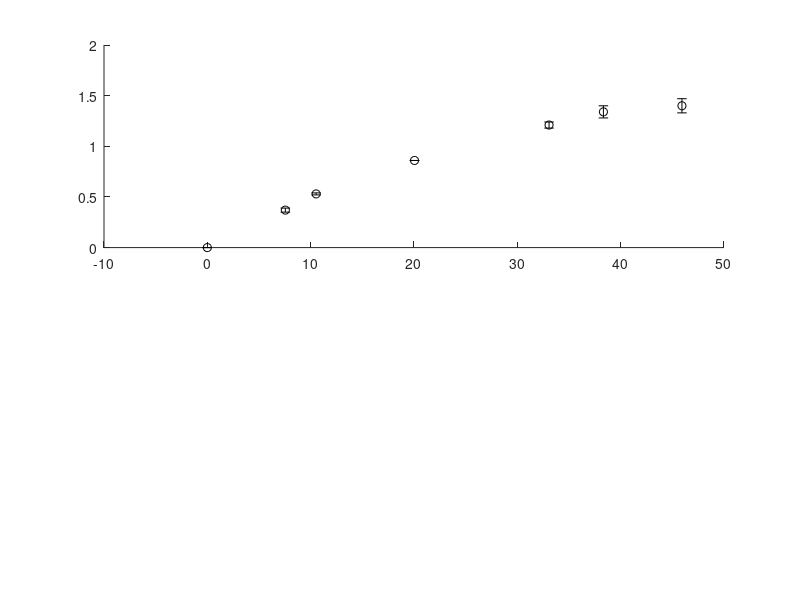

Recreate this plot in MATLAB. (Note: this script raises an error after producing the figure.)
% Script for plotting IX isotherm 
% and calculating NH4+ removal
% as a function of chabazite dosage

% Experimental ion concentrations
obs_ammconc = [45.93 38.33 33.07 20.05 10.53 7.55 0.0];  %meq/L
obs_adsamm  = [1.4 1.34 1.21 0.86 0.53 0.37 0.0];        %meq/g
obs_sodconc = [34.19 42.35 48.51 63.41 76.75 84.95];     %meq/L  

init_Q = 1.81;
init_K = 2.92;
err=[0.07 0.06 0.03 0.00 0.01 0.02 0.0];

subplot(2,2,[1 2]);
errorbar(obs_ammconc,obs_adsamm,err,'ko','Markersize',12,'Linewidth',2.0,'MarkerFaceColor', 'k');
title ('A');
ylabel('Adsorbed NH_4^+ Concentration (meq/g)','FontSize', 12);
xlabel('Aqueous NH_4^+ Concentration  (meq/L)','FontSize', 12);
hold on;

a=(0.0:0.001:50.0);
varx=sort(a,'descend');

b=(30.0:0.001:90.0);
varsod=b;

for i=1:size(varx,2)
   model(i)=(init_Q*init_K*varx(i))/(varsod(i)+(init_K*varx(i)));
end

plot(varx,model,'k-','Linewidth',2.3);
axis([0.0 50.0 0.0 2.0]);
hold on;
h = legend('Experimental','Model');
set(h, 'Box', 'on') ;
set(h,'Location','best');

hold on;
set(gca,'fontsize',12);
set(gca,'FontWeight','bold');
set(gca,'XTick',0:5:50);
set(gca,'YTick',0:0.2:2);
set(gca,'LineWidth',2.5);

%%%%%%%%%%%%%%%%%%%%
%Start of new plot %
%%%%%%%%%%%%%%%%%%%%

%Plot of NH4 Removal vs Chabazite dose

V = 1;    %volume of liquid
C_0 = 65.0;
Na_0 = 35.0;
Q = 1.81;
K = 2.92;

%Experimental removal data
dose = [0 13 19 25 50 100 150];  %g/L
y_data = [0 27.7 39.6 47.9 68.4 83.4 88.1]; 
err=[0.0 1.93 1.19 0.19 1.41 0.35 3.67];

subplot(2,2,[3 4]);
errorbar(dose,y_data,err,'ko','Markersize',12,'Linewidth',2.0,'MarkerFaceColor', 'w');
title ('B');

ylabel('NH_4^+ Removal (%)','FontSize', 12);
xlabel('Chabazite Dose (g chabazite/L)','FontSize', 12);
set(gca,'fontsize',12)
set(gca,'FontWeight','bold')
set(gca,'XTick',0:5:50);
set(gca,'YTick',0:0.2:2);
set(gca,'LineWidth',2.5);
axis([0 155 0 95]);

hold on;

M = linspace(0.0,155.0);
a = C_0*(K-1);
c = -(C_0+Na_0);
denom = 2*C_0*(K-1); 
term1 = 4*(C_0+Na_0)*C_0*(K-1);

for i=1:size(M,2)
    b(i)=(((M(i)/V)*Q*K)+(C_0+Na_0)-C_0*(K-1));
    model(i)=(-b(i)+sqrt(b(i)^2+term1))/(denom);
    removal(i)=100*(1-model(i));
end

plot(M,removal,'k-','Linewidth',2.3);
h2 = legend('Experimental','Model');
set(h2, 'Box', 'on') ;
set(gca,'fontsize',12)
set(gca,'XTick',0:25:150);
set(gca,'YTick',0:10:100);
set(gca,'FontWeight','bold')
set(h2,'Location','best');

